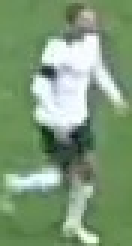
#> input picture output_videos/cropped_image.jpg, 44 x 82 px (shown 3 times larger)
$ jupyter execute color_assignment.ipynb
#> lines starting #> are read from the running program, lines starting #| are printed output that depends on the picture
[cell 1]
import cv2
import matplotlib.pyplot as plt
import numpy as np
from sklearn.cluster import KMeans

[cell 2]
#open image
image_path = '../output_videos/cropped_image.jpg'
image = cv2.imread(image_path)
#> image is the input picture: shape (82, 44, 3); mean B, G, R 120.2, 153.9, 126.7
image = cv2.cvtColor(image , cv2.COLOR_BGR2RGB)
plt.imshow(image)
plt.show()

top half of image

[cell 3]
top_half_image = image[0:int(image.shape[0]/2), : ]
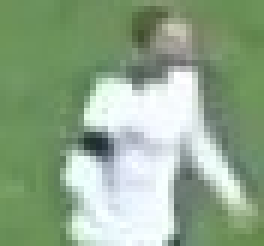
#> top_half_image: shape (41, 44, 3) (shown 6 times larger); mean R, G, B 144.1, 168.1, 139.6
plt.imshow(top_half_image)
plt.show()

cluster the image into two clusters

[cell 4]
#reshape image in 2d array
image_2d = top_half_image.reshape(-1,3)
#> image_2d = 1804 rows, first 8: [110, 145, 89], [110, 145, 89], [108, 145, 91], [107, 144, 90], [106, 145, 92], [107, 146, 93], [108, 147, 94], [108, 147, 94]

#perform kmeans with 2 cluster
kmeans = KMeans(n_clusters=2, random_state=0)
kmeans.fit(image_2d)


#get the labels
labels = kmeans.labels_

#reshape image back to 2d
clustered_image = labels.reshape(top_half_image.shape[0], top_half_image.shape[1])

plt.imshow(clustered_image)
plt.show
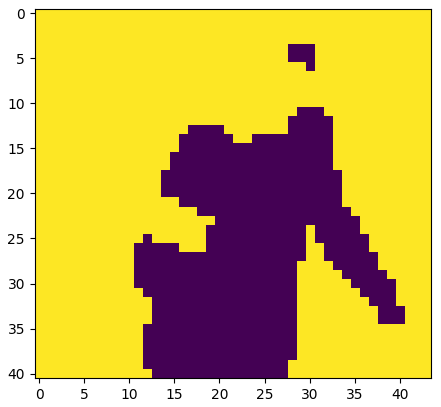
#> figure drawn by matplotlib, 1 panel

[cell 5]
#to get your dseired player cluster get the corner clusters which indciate not your player
corner_clusters = [clustered_image[0,0] , clustered_image[0,-1],clustered_image[-1,0] , clustered_image[-1,-1]]
#> corner_clusters = [1, 1, 1, 1]
non_player_cluster = max(set(corner_clusters), key=corner_clusters.count)
#> non_player_cluster = 1
print(non_player_cluster)
#| 1

[cell 6]
player_cluster = 1- non_player_cluster
#> player_cluster = 0
print(player_cluster)
#| 0

[cell 7]
#centre that is the clsuter which is the player color and it gives the rgb color
kmeans.cluster_centers_[player_cluster]
#> Out = [224.2, 235.3, 235.4]
